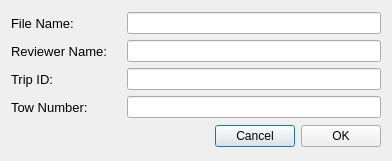
<?xml version="1.0" encoding="UTF-8"?>
<ui version="4.0">
 <class>MetadataDialog</class>
 <widget class="QDialog" name="MetadataDialog">
  <property name="windowModality">
   <enum>Qt::WindowModal</enum>
  </property>
  <property name="geometry">
   <rect>
    <x>0</x>
    <y>0</y>
    <width>392</width>
    <height>161</height>
   </rect>
  </property>
  <property name="maximumSize">
   <size>
    <width>16777215</width>
    <height>16777215</height>
   </size>
  </property>
  <property name="windowTitle">
   <string>Form</string>
  </property>
  <property name="autoFillBackground">
   <bool>true</bool>
  </property>
  <layout class="QGridLayout" name="gridLayout">
   <item row="4" column="0" colspan="2">
    <layout class="QVBoxLayout" name="verticalLayout_2">
     <item>
      <layout class="QHBoxLayout" name="horizontalLayout">
       <item>
        <widget class="QLabel" name="fileNameLabel">
         <property name="minimumSize">
          <size>
           <width>110</width>
           <height>0</height>
          </size>
         </property>
         <property name="font">
          <font>
           <pointsize>10</pointsize>
          </font>
         </property>
         <property name="text">
          <string>File Name:</string>
         </property>
        </widget>
       </item>
       <item>
        <widget class="QLineEdit" name="fileName"/>
       </item>
      </layout>
     </item>
     <item>
      <layout class="QHBoxLayout" name="horizontalLayout_2">
       <item>
        <widget class="QLabel" name="reviewerNameLabel">
         <property name="minimumSize">
          <size>
           <width>110</width>
           <height>0</height>
          </size>
         </property>
         <property name="font">
          <font>
           <pointsize>10</pointsize>
          </font>
         </property>
         <property name="text">
          <string>Reviewer Name:</string>
         </property>
        </widget>
       </item>
       <item>
        <widget class="QLineEdit" name="reviewerName"/>
       </item>
      </layout>
     </item>
     <item>
      <layout class="QHBoxLayout" name="horizontalLayout_3">
       <item>
        <widget class="QLabel" name="tripIdLabel">
         <property name="minimumSize">
          <size>
           <width>110</width>
           <height>0</height>
          </size>
         </property>
         <property name="maximumSize">
          <size>
           <width>16777215</width>
           <height>16777215</height>
          </size>
         </property>
         <property name="font">
          <font>
           <pointsize>10</pointsize>
          </font>
         </property>
         <property name="text">
          <string>Trip ID:</string>
         </property>
        </widget>
       </item>
       <item>
        <widget class="QLineEdit" name="tripId"/>
       </item>
      </layout>
     </item>
     <item>
      <layout class="QHBoxLayout" name="horizontalLayout_4">
       <item>
        <widget class="QLabel" name="towNumberLabel">
         <property name="minimumSize">
          <size>
           <width>110</width>
           <height>0</height>
          </size>
         </property>
         <property name="maximumSize">
          <size>
           <width>16777215</width>
           <height>16777215</height>
          </size>
         </property>
         <property name="font">
          <font>
           <pointsize>10</pointsize>
          </font>
         </property>
         <property name="text">
          <string>Tow Number:</string>
         </property>
        </widget>
       </item>
       <item>
        <widget class="QLineEdit" name="towNumber"/>
       </item>
      </layout>
     </item>
    </layout>
   </item>
   <item row="6" column="0" colspan="2">
    <layout class="QHBoxLayout" name="horizontalLayout_5">
     <item>
      <spacer name="horizontalSpacer">
       <property name="orientation">
        <enum>Qt::Horizontal</enum>
       </property>
       <property name="sizeHint" stdset="0">
        <size>
         <width>40</width>
         <height>20</height>
        </size>
       </property>
      </spacer>
     </item>
     <item>
      <widget class="QPushButton" name="cancel">
       <property name="minimumSize">
        <size>
         <width>80</width>
         <height>0</height>
        </size>
       </property>
       <property name="text">
        <string>Cancel</string>
       </property>
      </widget>
     </item>
     <item>
      <widget class="QPushButton" name="ok">
       <property name="minimumSize">
        <size>
         <width>80</width>
         <height>0</height>
        </size>
       </property>
       <property name="text">
        <string>OK</string>
       </property>
      </widget>
     </item>
    </layout>
   </item>
  </layout>
 </widget>
 <resources/>
 <connections/>
</ui>
